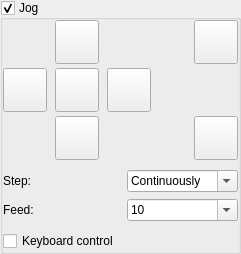
             <widget class="GroupBox" name="grpJog">
              <property name="sizePolicy">
               <sizepolicy hsizetype="Expanding" vsizetype="Preferred">
                <horstretch>0</horstretch>
                <verstretch>0</verstretch>
               </sizepolicy>
              </property>
              <property name="title">
               <string>Jog</string>
              </property>
              <property name="checkable">
               <bool>true</bool>
              </property>
              <property name="overrided" stdset="0">
               <bool>false</bool>
              </property>
              <layout class="QVBoxLayout" name="verticalLayout_11">
               <property name="leftMargin">
                <number>0</number>
               </property>
               <property name="topMargin">
                <number>0</number>
               </property>
               <property name="rightMargin">
                <number>0</number>
               </property>
               <property name="bottomMargin">
                <number>0</number>
               </property>
               <item>
                <widget class="QWidget" name="widgetJog" native="true">
                 <property name="sizePolicy">
                  <sizepolicy hsizetype="Expanding" vsizetype="Preferred">
                   <horstretch>0</horstretch>
                   <verstretch>0</verstretch>
                  </sizepolicy>
                 </property>
                 <property name="minimumSize">
                  <size>
                   <width>235</width>
                   <height>0</height>
                  </size>
                 </property>
                 <layout class="QVBoxLayout" name="verticalLayout_9">
                  <property name="spacing">
                   <number>10</number>
                  </property>
                  <property name="leftMargin">
                   <number>0</number>
                  </property>
                  <property name="topMargin">
                   <number>0</number>
                  </property>
                  <property name="rightMargin">
                   <number>0</number>
                  </property>
                  <property name="bottomMargin">
                   <number>0</number>
                  </property>
                  <item>
                   <layout class="QGridLayout" name="gridLayout_3">
                    <property name="horizontalSpacing">
                     <number>8</number>
                    </property>
                    <property name="verticalSpacing">
                     <number>4</number>
                    </property>
                    <item row="2" column="0">
                     <widget class="QToolButton" name="cmdXMinus">
                      <property name="sizePolicy">
                       <sizepolicy hsizetype="Fixed" vsizetype="Fixed">
                        <horstretch>0</horstretch>
                        <verstretch>0</verstretch>
                       </sizepolicy>
                      </property>
                      <property name="minimumSize">
                       <size>
                        <width>44</width>
                        <height>44</height>
                       </size>
                      </property>
                      <property name="toolTip">
                       <string>X-</string>
                      </property>
                      <property name="text">
                       <string/>
                      </property>
                      <property name="iconSize">
                       <size>
                        <width>30</width>
                        <height>30</height>
                       </size>
                      </property>
                     </widget>
                    </item>
                    <item row="3" column="1">
                     <layout class="QHBoxLayout" name="horizontalLayout_13">
                      <property name="spacing">
                       <number>0</number>
                      </property>
                      <item>
                       <widget class="QToolButton" name="cmdYMinus">
                        <property name="sizePolicy">
                         <sizepolicy hsizetype="Fixed" vsizetype="Fixed">
                          <horstretch>0</horstretch>
                          <verstretch>0</verstretch>
                         </sizepolicy>
                        </property>
                        <property name="minimumSize">
                         <size>
                          <width>44</width>
                          <height>44</height>
                         </size>
                        </property>
                        <property name="toolTip">
                         <string>Y-</string>
                        </property>
                        <property name="iconSize">
                         <size>
                          <width>30</width>
                          <height>30</height>
                         </size>
                        </property>
                       </widget>
                      </item>
                     </layout>
                    </item>
                    <item row="0" column="1">
                     <layout class="QHBoxLayout" name="horizontalLayout_12">
                      <property name="spacing">
                       <number>0</number>
                      </property>
                      <item>
                       <widget class="QToolButton" name="cmdYPlus">
                        <property name="sizePolicy">
                         <sizepolicy hsizetype="Fixed" vsizetype="Fixed">
                          <horstretch>0</horstretch>
                          <verstretch>0</verstretch>
                         </sizepolicy>
                        </property>
                        <property name="minimumSize">
                         <size>
                          <width>44</width>
                          <height>44</height>
                         </size>
                        </property>
                        <property name="toolTip">
                         <string>Y+</string>
                        </property>
                        <property name="text">
                         <string/>
                        </property>
                        <property name="iconSize">
                         <size>
                          <width>30</width>
                          <height>30</height>
                         </size>
                        </property>
                       </widget>
                      </item>
                     </layout>
                    </item>
                    <item row="0" column="3">
                     <layout class="QHBoxLayout" name="horizontalLayout_25">
                      <property name="spacing">
                       <number>0</number>
                      </property>
                      <item>
                       <spacer name="horizontalSpacer">
                        <property name="orientation">
                         <enum>Qt::Horizontal</enum>
                        </property>
                        <property name="sizeHint" stdset="0">
                         <size>
                          <width>0</width>
                          <height>20</height>
                         </size>
                        </property>
                       </spacer>
                      </item>
                      <item>
                       <widget class="QToolButton" name="cmdZPlus">
                        <property name="sizePolicy">
                         <sizepolicy hsizetype="Fixed" vsizetype="Fixed">
                          <horstretch>0</horstretch>
                          <verstretch>0</verstretch>
                         </sizepolicy>
                        </property>
                        <property name="minimumSize">
                         <size>
                          <width>44</width>
                          <height>44</height>
                         </size>
                        </property>
                        <property name="toolTip">
                         <string>Z+</string>
                        </property>
                        <property name="text">
                         <string/>
                        </property>
                        <property name="iconSize">
                         <size>
                          <width>28</width>
                          <height>28</height>
                         </size>
                        </property>
                       </widget>
                      </item>
                     </layout>
                    </item>
                    <item row="3" column="3">
                     <layout class="QHBoxLayout" name="horizontalLayout_26">
                      <property name="spacing">
                       <number>0</number>
                      </property>
                      <item>
                       <spacer name="horizontalSpacer_2">
                        <property name="orientation">
                         <enum>Qt::Horizontal</enum>
                        </property>
                        <property name="sizeHint" stdset="0">
                         <size>
                          <width>0</width>
                          <height>20</height>
                         </size>
                        </property>
                       </spacer>
                      </item>
                      <item>
                       <widget class="QToolButton" name="cmdZMinus">
                        <property name="sizePolicy">
                         <sizepolicy hsizetype="Fixed" vsizetype="Fixed">
                          <horstretch>0</horstretch>
                          <verstretch>0</verstretch>
                         </sizepolicy>
                        </property>
                        <property name="minimumSize">
                         <size>
                          <width>44</width>
                          <height>44</height>
                         </size>
                        </property>
                        <property name="toolTip">
                         <string>Z-</string>
                        </property>
                        <property name="text">
                         <string/>
                        </property>
                        <property name="iconSize">
                         <size>
                          <width>28</width>
                          <height>28</height>
                         </size>
                        </property>
                       </widget>
                      </item>
                     </layout>
                    </item>
                    <item row="2" column="1">
                     <layout class="QHBoxLayout" name="horizontalLayout_15">
                      <property name="spacing">
                       <number>0</number>
                      </property>
                      <item>
                       <widget class="QToolButton" name="cmdStop">
                        <property name="sizePolicy">
                         <sizepolicy hsizetype="Fixed" vsizetype="Fixed">
                          <horstretch>0</horstretch>
                          <verstretch>0</verstretch>
                         </sizepolicy>
                        </property>
                        <property name="minimumSize">
                         <size>
                          <width>44</width>
                          <height>44</height>
                         </size>
                        </property>
                        <property name="toolTip">
                         <string>Stop</string>
                        </property>
                        <property name="text">
                         <string/>
                        </property>
                        <property name="iconSize">
                         <size>
                          <width>30</width>
                          <height>30</height>
                         </size>
                        </property>
                       </widget>
                      </item>
                     </layout>
                    </item>
                    <item row="2" column="2">
                     <widget class="QToolButton" name="cmdXPlus">
                      <property name="sizePolicy">
                       <sizepolicy hsizetype="Fixed" vsizetype="Fixed">
                        <horstretch>0</horstretch>
                        <verstretch>0</verstretch>
                       </sizepolicy>
                      </property>
                      <property name="minimumSize">
                       <size>
                        <width>44</width>
                        <height>44</height>
                       </size>
                      </property>
                      <property name="toolTip">
                       <string>X+</string>
                      </property>
                      <property name="text">
                       <string/>
                      </property>
                      <property name="iconSize">
                       <size>
                        <width>30</width>
                        <height>30</height>
                       </size>
                      </property>
                     </widget>
                    </item>
                   </layout>
                  </item>
                  <item>
                   <layout class="QGridLayout" name="gridLayout_8">
                    <property name="horizontalSpacing">
                     <number>12</number>
                    </property>
                    <property name="verticalSpacing">
                     <number>7</number>
                    </property>
                    <item row="0" column="0">
                     <widget class="QLabel" name="label_20">
                      <property name="sizePolicy">
                       <sizepolicy hsizetype="Preferred" vsizetype="Preferred">
                        <horstretch>0</horstretch>
                        <verstretch>0</verstretch>
                       </sizepolicy>
                      </property>
                      <property name="text">
                       <string>Step:</string>
                      </property>
                     </widget>
                    </item>
                    <item row="2" column="1">
                     <widget class="ComboBox" name="cboJogFeed">
                      <property name="sizePolicy">
                       <sizepolicy hsizetype="Preferred" vsizetype="Fixed">
                        <horstretch>0</horstretch>
                        <verstretch>0</verstretch>
                       </sizepolicy>
                      </property>
                      <property name="editable">
                       <bool>true</bool>
                      </property>
                      <property name="insertPolicy">
                       <enum>QComboBox::NoInsert</enum>
                      </property>
                      <item>
                       <property name="text">
                        <string>10</string>
                       </property>
                      </item>
                      <item>
                       <property name="text">
                        <string>25</string>
                       </property>
                      </item>
                      <item>
                       <property name="text">
                        <string>50</string>
                       </property>
                      </item>
                      <item>
                       <property name="text">
                        <string>75</string>
                       </property>
                      </item>
                      <item>
                       <property name="text">
                        <string>100</string>
                       </property>
                      </item>
                      <item>
                       <property name="text">
                        <string>150</string>
                       </property>
                      </item>
                      <item>
                       <property name="text">
                        <string>200</string>
                       </property>
                      </item>
                      <item>
                       <property name="text">
                        <string>250</string>
                       </property>
                      </item>
                      <item>
                       <property name="text">
                        <string>300</string>
                       </property>
                      </item>
                      <item>
                       <property name="text">
                        <string>350</string>
                       </property>
                      </item>
                      <item>
                       <property name="text">
                        <string>400</string>
                       </property>
                      </item>
                      <item>
                       <property name="text">
                        <string>450</string>
                       </property>
                      </item>
                      <item>
                       <property name="text">
                        <string>500</string>
                       </property>
                      </item>
                      <item>
                       <property name="text">
                        <string>700</string>
                       </property>
                      </item>
                      <item>
                       <property name="text">
                        <string>800</string>
                       </property>
                      </item>
                      <item>
                       <property name="text">
                        <string>900</string>
                       </property>
                      </item>
                      <item>
                       <property name="text">
                        <string>1000</string>
                       </property>
                      </item>
                      <item>
                       <property name="text">
                        <string>1500</string>
                       </property>
                      </item>
                      <item>
                       <property name="text">
                        <string>2000</string>
                       </property>
                      </item>
                     </widget>
                    </item>
                    <item row="0" column="1">
                     <widget class="ComboBox" name="cboJogStep">
                      <property name="sizePolicy">
                       <sizepolicy hsizetype="Preferred" vsizetype="Fixed">
                        <horstretch>0</horstretch>
                        <verstretch>0</verstretch>
                       </sizepolicy>
                      </property>
                      <property name="editable">
                       <bool>true</bool>
                      </property>
                      <property name="insertPolicy">
                       <enum>QComboBox::NoInsert</enum>
                      </property>
                      <item>
                       <property name="text">
                        <string>Continuously</string>
                       </property>
                      </item>
                      <item>
                       <property name="text">
                        <string>0.01</string>
                       </property>
                      </item>
                      <item>
                       <property name="text">
                        <string>0.1</string>
                       </property>
                      </item>
                      <item>
                       <property name="text">
                        <string>1</string>
                       </property>
                      </item>
                      <item>
                       <property name="text">
                        <string>5</string>
                       </property>
                      </item>
                      <item>
                       <property name="text">
                        <string>10</string>
                       </property>
                      </item>
                      <item>
                       <property name="text">
                        <string>100</string>
                       </property>
                      </item>
                     </widget>
                    </item>
                    <item row="2" column="0">
                     <widget class="QLabel" name="label_22">
                      <property name="sizePolicy">
                       <sizepolicy hsizetype="Preferred" vsizetype="Preferred">
                        <horstretch>0</horstretch>
                        <verstretch>0</verstretch>
                       </sizepolicy>
                      </property>
                      <property name="text">
                       <string>Feed:</string>
                      </property>
                     </widget>
                    </item>
                   </layout>
                  </item>
                  <item>
                   <widget class="QCheckBox" name="chkKeyboardControl">
                    <property name="sizePolicy">
                     <sizepolicy hsizetype="Preferred" vsizetype="Fixed">
                      <horstretch>0</horstretch>
                      <verstretch>0</verstretch>
                     </sizepolicy>
                    </property>
                    <property name="text">
                     <string>Keyboard control</string>
                    </property>
                   </widget>
                  </item>
                 </layout>
                </widget>
               </item>
              </layout>
             </widget>
